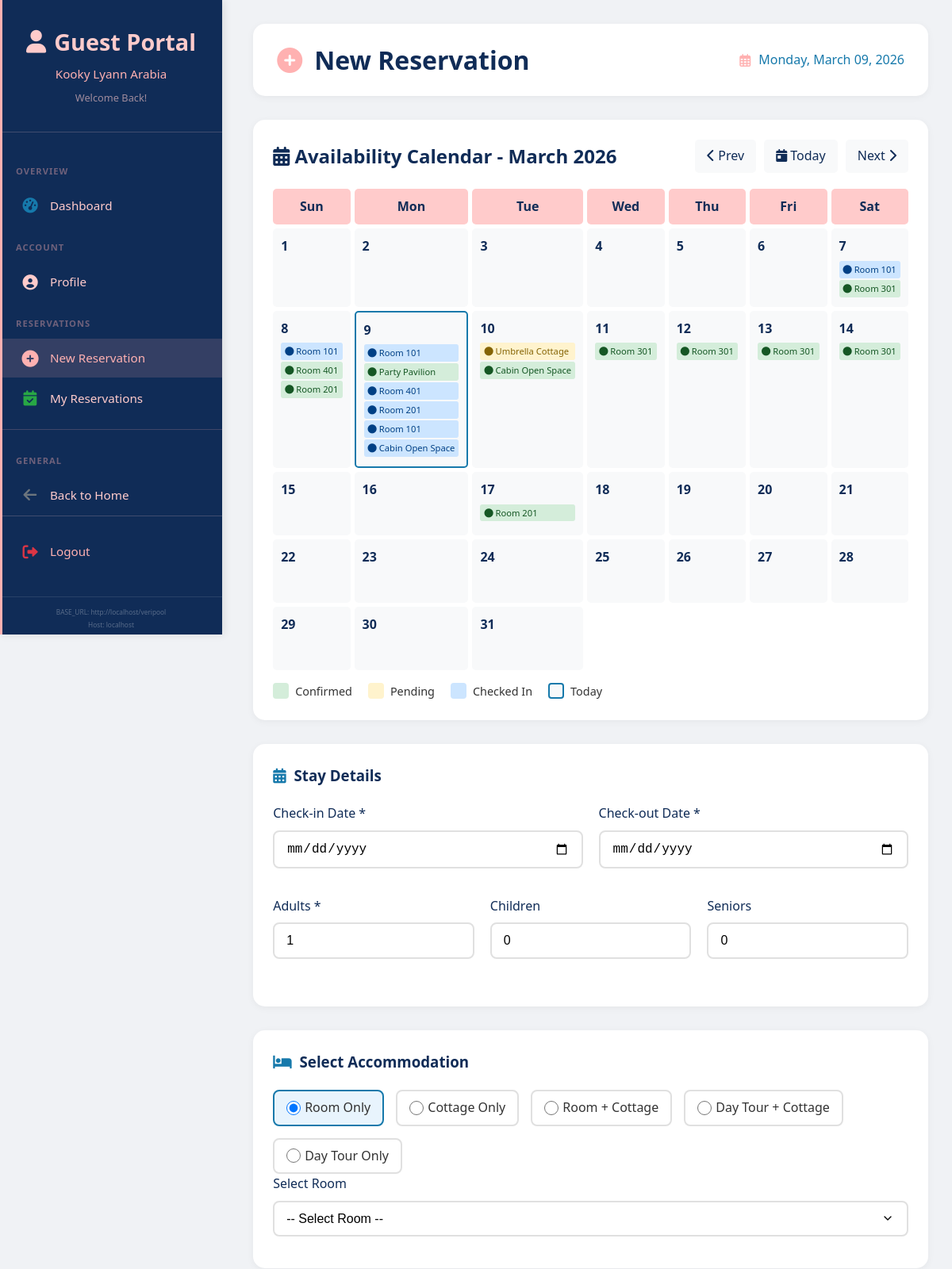
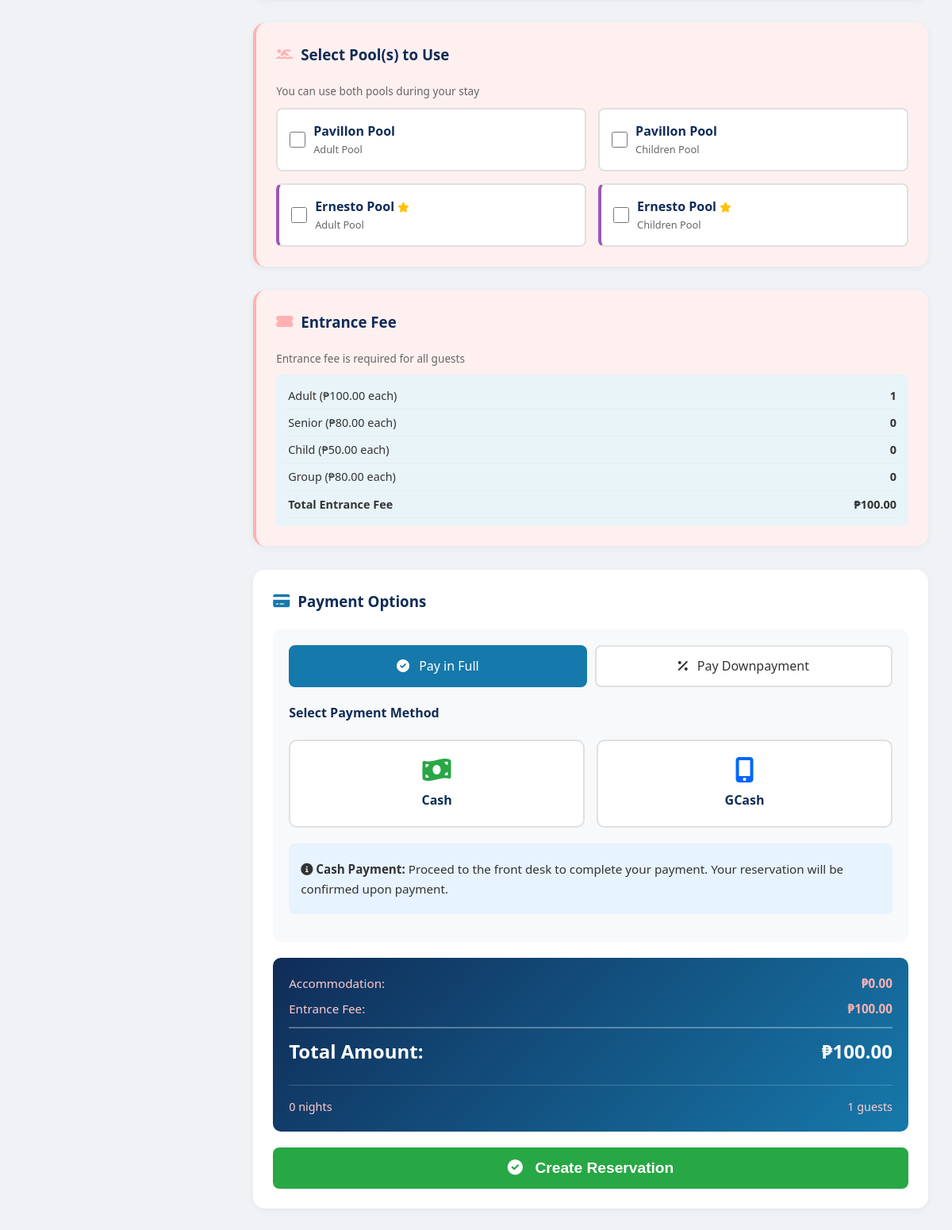
Page /guest/new-reservation.php (signed in) on the committed database (2 pictures, top to bottom).
### tables this page shows
CREATE TABLE `users` (
  `id` int(11) NOT NULL,
  `username` varchar(50) NOT NULL,
  `email` varchar(100) NOT NULL,
  `password` varchar(255) NOT NULL,
  `full_name` varchar(100) NOT NULL,
  `phone` varchar(20) DEFAULT NULL,
  `address` text DEFAULT NULL,
  `role` enum('super_admin','admin','staff','guest') DEFAULT 'guest',
  `status` enum('active','inactive') DEFAULT 'active',
  `is_walkin_account` tinyint(1) DEFAULT 0,
  `last_login` timestamp NULL DEFAULT NULL,
  `created_at` timestamp NOT NULL DEFAULT current_timestamp(),
  `updated_at` timestamp NOT NULL DEFAULT current_timestamp() ON UPDATE current_timestamp()
);

CREATE TABLE `reservations` (
  `id` int(11) NOT NULL,
  `reservation_number` varchar(20) NOT NULL,
  `user_id` int(11) DEFAULT NULL,
  `room_id` int(11) DEFAULT NULL,
  `cottage_id` int(11) DEFAULT NULL,
  `check_in_date` date NOT NULL,
  `check_out_date` date NOT NULL,
  `adults` int(11) DEFAULT 1,
  `children` int(11) DEFAULT 0,
  `seniors` int(11) NOT NULL DEFAULT 0,
  `total_guests` int(11) DEFAULT NULL,
  `accommodation_total` decimal(10,2) DEFAULT NULL,
  `entrance_fee_total` decimal(10,2) DEFAULT NULL,
  `total_amount` decimal(10,2) DEFAULT NULL,
  `amount_paid` decimal(10,2) DEFAULT 0.00,
  `payment_status` varchar(50) DEFAULT 'pending',
  `status` enum('pending','confirmed','checked_in','checked_out','cancelled') DEFAULT 'pending',
  `reservation_type` varchar(50) DEFAULT 'daytour',
  `otp_code` varchar(6) DEFAULT NULL,
  `otp_verified` tinyint(1) DEFAULT 0,
  `verified_by` int(11) DEFAULT NULL,
  `verified_at` datetime DEFAULT NULL,
  `created_by` varchar(20) DEFAULT 'online',
  `has_entrance_fee` tinyint(1) DEFAULT 0,
  `entrance_fee_amount` decimal(10,2) DEFAULT 0.00,
  `entrance_fee_paid` decimal(10,2) DEFAULT 0.00,
  `entrance_fee_guests` int(11) DEFAULT 0,
  `special_requests` text DEFAULT NULL,
  `created_at` timestamp NOT NULL DEFAULT current_timestamp(),
  `otp_required` tinyint(1) DEFAULT 1,
  `entry_pass_generated` tinyint(1) DEFAULT 0,
  `reminder_sent_3days` tinyint(1) DEFAULT 0,
  `reminder_sent_1day` tinyint(1) DEFAULT 0,
  `reminder_sent_today` tinyint(1) DEFAULT 0,
  `updated_at` timestamp NULL DEFAULT NULL ON UPDATE current_timestamp(),
  `checked_out_by` int(11) DEFAULT NULL,
  `checked_out_at` datetime DEFAULT NULL,
  `extended_at` datetime DEFAULT NULL,
  `extended_by` int(11) DEFAULT NULL,
  `cancelled_by` int(11) DEFAULT NULL,
  `cancelled_at` datetime DEFAULT NULL,
  `cancellation_reason` text DEFAULT NULL
);

CREATE TABLE `rooms` (
  `id` int(11) NOT NULL,
  `room_number` varchar(10) NOT NULL,
  `room_type_id` int(11) DEFAULT NULL,
  `floor` int(11) DEFAULT NULL,
  `status` enum('available','occupied','maintenance','reserved') DEFAULT 'available',
  `cleaning_status` enum('clean','pending','in_progress') DEFAULT 'clean',
  `notes` text DEFAULT NULL,
  `created_at` timestamp NOT NULL DEFAULT current_timestamp()
);

CREATE TABLE `cottages` (
  `id` int(11) NOT NULL,
  `cottage_name` varchar(100) NOT NULL,
  `description` text DEFAULT NULL,
  `capacity` int(11) DEFAULT 4,
  `size_sqm` decimal(5,2) DEFAULT NULL,
  `amenities` text DEFAULT NULL,
  `price` decimal(10,2) DEFAULT NULL,
  `cottage_type` enum('open','closed','nipa','family','vip') NOT NULL,
  `status` enum('available','unavailable') DEFAULT 'available',
  `created_at` timestamp NOT NULL DEFAULT current_timestamp()
);

CREATE TABLE `pools` (
  `id` int(11) NOT NULL,
  `name` varchar(100) NOT NULL,
  `type` enum('adult','children') NOT NULL,
  `capacity` int(11) DEFAULT NULL,
  `status` enum('open','closed','maintenance') DEFAULT 'open',
  `operating_hours` varchar(100) DEFAULT NULL,
  `created_at` timestamp NOT NULL DEFAULT current_timestamp()
);

CREATE TABLE `entrance_fees` (
  `id` int(11) NOT NULL,
  `fee_name` varchar(100) NOT NULL,
  `fee_type` enum('adult','child','senior','group') NOT NULL,
  `amount` decimal(10,2) NOT NULL,
  `description` text DEFAULT NULL,
  `status` enum('active','inactive') DEFAULT 'active',
  `created_at` timestamp NOT NULL DEFAULT current_timestamp()
);

### guest/new-reservation.php (the view, shortened to what the rows shown need)
<?php
require_once BASE_PATH . '/includes/Database.php';
$db = Database::getInstance();
$entrance_fees = $db->getRows("
    SELECT * FROM entrance_fees
    WHERE status = 'active'
    ORDER BY
        CASE fee_type
            WHEN 'adult' THEN 1
            WHEN 'senior' THEN 2
            WHEN 'child' THEN 3
            WHEN 'group' THEN 4
        END
");
$pools = $db->getRows("SELECT * FROM pools ORDER BY FIELD(name, 'Ernesto', 'Pavilion')");
$all_reservations = $db->getRows("
    SELECT r.id, r.check_in_date, r.check_out_date, r.status, rm.room_number, c.cottage_name
    FROM reservations r
    LEFT JOIN rooms rm ON r.room_id = rm.id
    LEFT JOIN reservation_cottages rc ON r.id = rc.reservation_id
    LEFT JOIN cottages c ON rc.cottage_id = c.id
    WHERE r.status IN ('confirmed', 'checked_in', 'pending')
    ORDER BY r.check_in_date
");
$current_month = isset($_GET['month']) ? (int)$_GET['month'] : (int)date('m');
$current_year = isset($_GET['year']) ? (int)$_GET['year'] : (int)date('Y');
$first_day = mktime(0, 0, 0, $current_month, 1, $current_year);
$days_in_month = date('t', $first_day);
?>
<!DOCTYPE html>
<html lang="en">
<head>
    <link rel="stylesheet" href="<?php echo BASE_URL; ?>/assets/css/style.css">
    <link rel="stylesheet" href="<?php echo BASE_URL; ?>/assets/css/admin.css">
    <link rel="stylesheet" href="/assets/css/sidebar.css">
    <link rel="stylesheet" href="https://cdnjs.cloudflare.com/ajax/libs/font-awesome/6.0.0/css/all.min.css">
</head>
<body>
    <?php include BASE_PATH . '/includes/sidebar.php'; ?>
    <div class="main-content">
        <div class="top-bar">
            <h1>
                <i class="fas fa-plus-circle"></i>
                New Reservation
            </h1>
        </div>
        <div class="calendar-section">
            <div class="calendar-grid">
                <?php
                for ($day = 1; $day <= $days_in_month; $day++) {
                    $current_date = sprintf('%04d-%02d-%02d', $current_year, $current_month, $day);
                    $is_today = ($current_date == date('Y-m-d')) ? 'today' : '';
                    $day_reservations = [];
                    foreach ($all_reservations as $res) {
                        $check_in = $res['check_in_date'];
                        $check_out = $res['check_out_date'];
                        if ($current_date >= $check_in && $current_date < $check_out) {
                            $day_reservations[] = $res;
                        }
                    }
                    echo '<div class="calendar-day ' . $is_today . '" onclick="selectDate(' . $day . ')">';
                    echo '<div class="day-number">' . $day . '</div>';
                    foreach ($day_reservations as $booking) {
                        $status_class = 'booking-' . $booking['status'];
                        $info = $booking['room_number'] ? 'Room ' . $booking['room_number'] : ($booking['cottage_name'] ?? 'Booked');
                        echo '<div class="booking-indicator ' . $status_class . '" title="' . $info . '">';
                        echo '<i class="fas fa-circle"></i> ' . $info;
                        echo '</div>';
                    }
                    echo '</div>';
                }
                ?>
            </div>
        </div>
        <form method="POST" enctype="multipart/form-data" id="reservationForm" onsubmit="return validateForm()">
            <div class="form-section pool-section">
                <div class="pool-checkbox-group">
                    <?php foreach ($pools as $pool): ?>
                    <label class="pool-checkbox <?php echo strtolower($pool['name']); ?>">
                        <input type="checkbox" name="pools[]" value="<?php echo $pool['id']; ?>" onchange="togglePoolSelection(this)">
                        <div>
                            <div class="pool-name">
                                <?php echo htmlspecialchars($pool['name']); ?> Pool
                                <?php if ($pool['name'] == 'Ernesto'): ?>
                                    <i class="fas fa-star" style="color: #ffc107; font-size: 0.8rem;"></i>
                                <?php endif; ?>
                            </div>
                            <div class="pool-type"><?php echo ucfirst($pool['type']); ?> Pool</div>
                        </div>
                    </label>
                    <?php endforeach; ?>
                </div>
            </div>
            <div class="form-section entrance-section">
                <div class="fee-summary">
                    <table>
                        <?php
                        foreach ($entrance_fees as $fee):
                        ?>
                        <tr>
                            <td><?php echo ucfirst($fee['fee_type']); ?> (₱<?php echo number_format($fee['amount'], 2); ?> each)</td>
                            <td id="<?php echo $fee['fee_type']; ?>_count_display">0</td>
                        </tr>
                        <?php endforeach; ?>
                    </table>
                </div>
            </div>
        </form>
    </div>
</body>
</html>

### includes/sidebar.php (shortened to what the rows shown need)
<?php
if (!isset($current_user)) {
    global $db, $_SESSION;
    if (isset($_SESSION['user_id'])) {
        $current_user = $db->getRow("SELECT * FROM users WHERE id = ?", [$_SESSION['user_id']]);
    }
}
$user_role = $current_user['role'] ?? 'guest';
$user_name = $current_user['full_name'] ?? $current_user['username'] ?? 'User';
?>
<div class="sidebar <?php echo $user_role; ?>-sidebar" id="sidebar">
    <div class="sidebar-header <?php echo $user_role; ?>-header">
        <h2>
            <?php if ($user_role == 'super_admin'): ?>
                <i class="fas fa-crown"></i>
            <?php elseif ($user_role == 'admin'): ?>
                <i class="fas fa-user-shield"></i>
            <?php elseif ($user_role == 'staff'): ?>
                <i class="fas fa-user-tie"></i>
            <?php else: ?>
                <i class="fas fa-user"></i>
            <?php endif; ?>
            <span>
                <?php
                if ($user_role == 'super_admin') echo 'Super Admin';
                elseif ($user_role == 'admin') echo 'Admin';
                elseif ($user_role == 'staff') echo 'Staff';
                else echo 'Guest Portal';
                ?>
            </span>
        </h2>
        <p><?php echo htmlspecialchars($user_name); ?></p>
        <small>
            <?php
            if ($user_role == 'super_admin') echo 'Full Access';
            elseif ($user_role == 'admin') echo 'Management';
            elseif ($user_role == 'staff') echo 'Front Desk';
            else echo 'Welcome Back!';
            ?>
        </small>
    </div>
</div>

### rows in the picture
users: full_name "Kooky Lyann Arabia"
reservations: room.room_number "Room 101"
reservations: room.room_number "Room 301"
reservations: room.room_number "Room 401"
reservations: room.room_number "Room 201"
reservations: cottage.cottage_name "Party Pavilion"
reservations: room.room_number "Room 401"
reservations: room.room_number "Room 201"
reservations: room.room_number "Room 101"
reservations: cottages.cottage_name "Cabin Open Space"
reservations: cottages.cottage_name "Umbrella Cottage"
reservations: cottages.cottage_name "Cabin Open Space"
reservations: room.room_number "Room 301"
reservations: room.room_number "Room 201"
pools: name "Pavillon", type "Adult"
pools: name "Pavillon", type "Children"
pools: name "Ernesto", type "Adult"
pools: name "Ernesto", type "Children"
entrance_fees: fee_type "Adult", amount "100.00"
entrance_fees: fee_type "Senior", amount "80.00"
entrance_fees: fee_type "Child", amount "50.00"
entrance_fees: fee_type "Group", amount "80.00"

### other values in the picture
BASE_URL "http://localhost/veripool"
$_SERVER['HTTP_HOST'] "localhost"
$month_name "March 2026"
